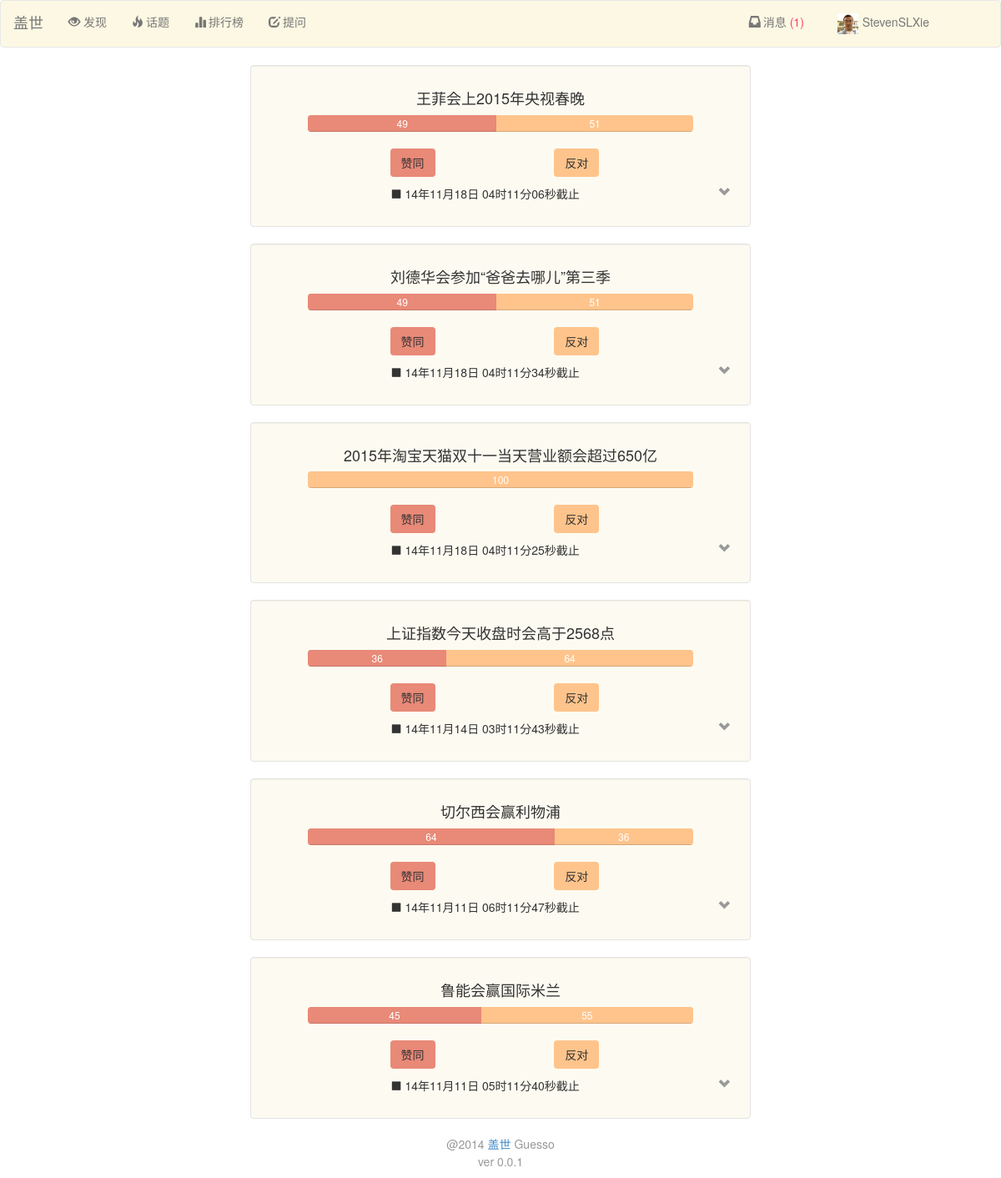
/home (signed in), run on an earlier commit of the app's database.
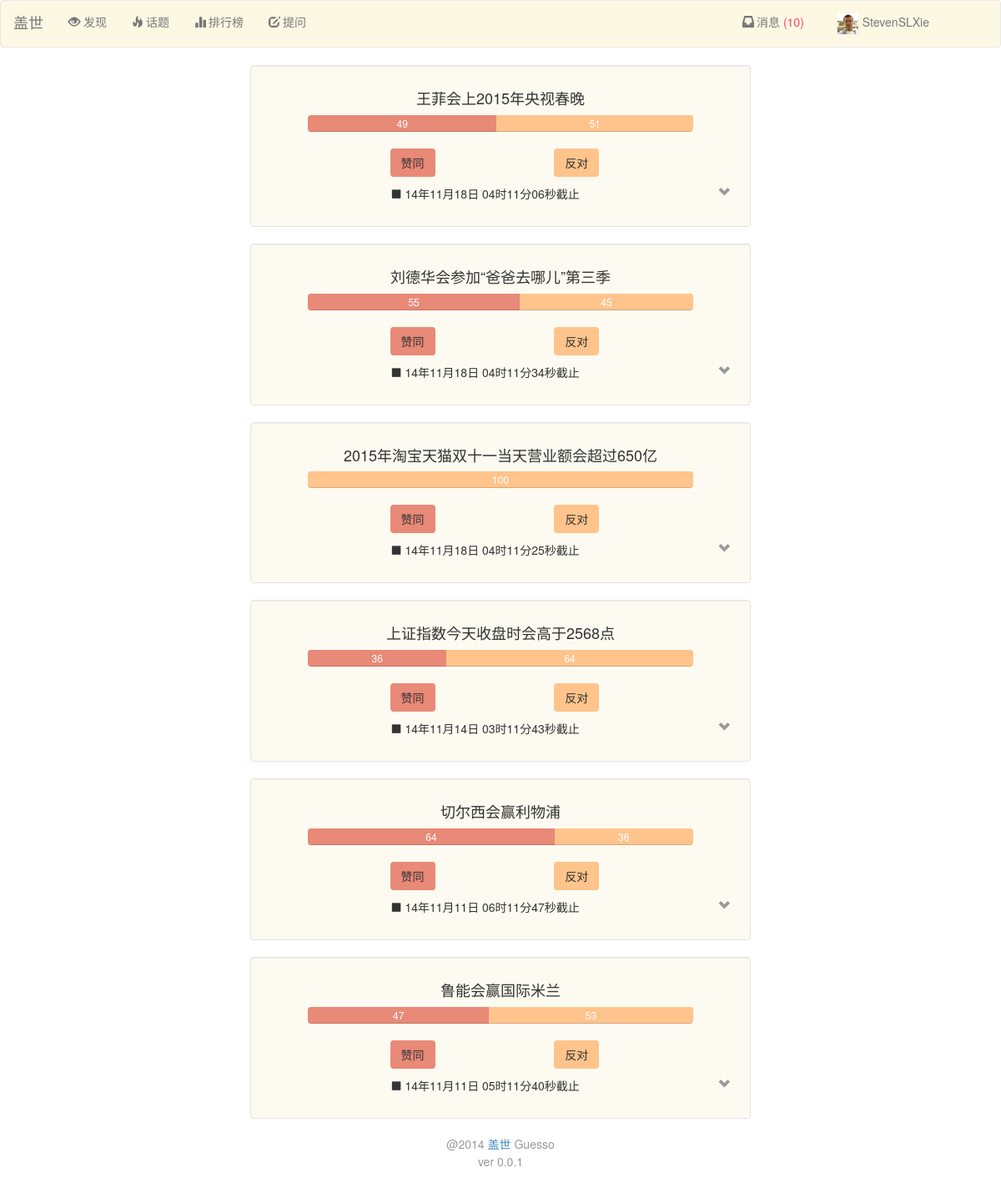
And on a later commit of the database.
### Guess/models.py (models this page shows)
class Game(models.Model):
	headline = models.TextField()
	begin = models.DateTimeField(auto_now_add=True)
	expire = models.DateTimeField()
	name_home = models.CharField(max_length=30)
	price_home = models.IntegerField(default=50)
	num_home = models.IntegerField(default=0)
	name_away = models.CharField(max_length=30)
	price_away = models.IntegerField(default=50)
	num_away = models.IntegerField(default=0)
	outcome = models.BooleanField(default=False)   # True means home wins and vice versa
	ended = models.BooleanField(default=False)
	event = models.IntegerField()
	is_primary = models.IntegerField(default=0)
	game_tag = models.ManyToManyField(GameTag)
	class Meta:
		ordering = ('expire',)

### Guess/views.py (the view)
# urls.py: url(r'^home$', 'Guess.views.home', name='home'),
def home(request):
	return render_main(request, 'home')

### Guess/views.py (called while the page is built)
def render_main(request, url, game_type=None):
	if not request.user.is_authenticated():
		return redirect(reverse('login'))
	if game_type is None:
		temps = Game.objects.filter(ended=False).order_by('-event','-is_primary')
	else:
		temps = Game.objects.filter(ended=False, game_tag__tag=game_type).order_by('-event', '-is_primary')
	gamess = game_choose_and_sort(temps)
	cur_person = Person.objects.get(user=request.user)
	if request.method == 'POST':
		if 'marked_all_as_read' in request.POST:
			marked_all_as_read(cur_person)
		for cur_game in temps:
			accept_bet(request, cur_person, cur_game)
		return redirect(reverse(url)+'#success')
	else:
		para = {}
		para['gamess'] = gamess
		para = encap_para(para, cur_person)
		return render(request, 'home.html', para)

def game_choose_and_sort(temps):
	gamess = []
	games = []
	flag = 0
	for p in temps:
		if flag == 0:
			event = p.event
			flag = 1
		elif p.event != event:
			event = p.event
			gamess.append(games)
			games = []
		games.append(p)
	gamess.append(games)
	return gamess

def find_unread(person):
	return Message.objects.filter(owner=person, read=False)

### Guess/templates/home.html (shortened to what this page needs)
{% load bootstrap3 %}
{% load profile_tag %}
{% include "nav_bar.html" %}
<body>
    <div class="col-md-6 col-md-offset-3">
    </div>
    {% for games in gamess %}
    <div class="well well-frame-c1 col-md-6 col-md-offset-3">
    {% for game in games %}
    {% if forloop.first %}
    <div class = "row">
        <div class="col-md-10 col-md-offset-1">
            <h4 class="text-center">{{ game.headline }}</h4>
            <div class="progress">
                <div class="progress-bar progress-bar-c1" style="width: {{ game.price_home }}%">{{ game.price_home }}</div>
                <div class="progress-bar progress-bar-c2" style="width: {{ game.price_away }}%">{{ game.price_away }}</div>
            </div>
        </div>
    </div>
    <div class="row">
        <form method="POST">
             <div class="col-md-1 col-md-offset-3 spacer"><input class="btn progress-bar-c1" type="submit" value='赞同' name="h:{{ game.pk }}" onclick="on_submit(event)"/></div>
             <div class="col-md-1 col-md-offset-3 spacer"><input class="btn progress-bar-c2" type="submit" value='反对' name="a:{{ game.pk }}" onclick="on_submit(event)"/></div>
             <p class="col-md-8 col-md-offset-3"><i class="glyphicon glyphicon-stop"></i> {{ game.expire | date:"y年m月d日 h时m分s秒" }}截止</p>
             <div class="col-xs-1 col-sm-1 col-md-1 col-lg-1 dropdown-user"  data-for=".{{ game.pk }}">
                    <i class="glyphicon glyphicon-chevron-down text-muted"></i>
             </div>
                                        {% endif %}
    {% endfor %}
        </form>
    </div>
    </div>
    {% endfor %}
    {% include "footer.html" %}
</body>

### Guess/templates/nav_bar.html (shortened to what this page needs)
<head>
    <link href='static/bootstrap/css/bootstrap.min.css' rel='stylesheet'>
</head>
<nav class="navbar navbar-default nav-frame-c" role="navigation">
  <div class="container-fluid">
    <div class="navbar-header">
      <a class="navbar-brand" href="{% url 'home' %}">盖世</a>
    </div>
    <div class="collapse navbar-collapse" id="bs-example-navbar-collapse-1">
      <ul class="nav navbar-nav">
        <li><a href="{% url 'home' %}"><i class="glyphicon glyphicon-eye-open"></i> 发现</a></li>
        <li id="tag_list" class="dropdown">
            <a id="tags" href="" class="dropdown-toggle" data-toggle="dropdown"><i class="glyphicon glyphicon-fire" style="margin-right: 3px;"></i>话题</a>
        </li>
        <li><a href="{% url 'leaderboard' %}"><i class="glyphicon glyphicon-stats" style="margin-right: 3px;"></i>排行榜</a></li>
        <li><a href="{% url 'proposal' %}"><i class="glyphicon glyphicon-edit" style="margin-right: 3px;"></i>提问</a></li>
      </ul>
      <ul class="nav navbar-nav navbar-right" style="margin-right: 40px;">
        <li id="notify_list" class="dropdown" style="margin-right: 10px;">
            {% if unread == 0 %}
            <a id="notifications" href="#" class="dropdown-toggle" data-toggle="dropdown"><i class="glyphicon glyphicon-inbox" style="margin-right: 3px;"></i>消息</a>
            {% else %}
            <a id="notifications" href="#" class="dropdown-toggle" data-toggle="dropdown"><i class="glyphicon glyphicon-inbox" style="margin-right: 3px;"></i>消息<span class="unread"> ({{ unread }})</span></a>
            {% endif %}
        </li>
        <li id='dropdown_list' class="dropdown">
          <a id="account_dropdown" href="#" class="dropdown-toggle" data-toggle="dropdown"> <img src="/static/images/{{ person.photo.url }} " style="width: 25px; height: 25px; margin-right: 5px; margin-bottom: 0px;margin-top: 0px;"/>{{ person.user.username }}</a>
        </li>
      </ul>
    </div>
  </div>
</nav>

What changed in the data, as far as the page shows it:
changed Game "刘德华会参加“爸爸去哪儿”第三季": price_home "49" → "55"; price_away "51" → "45"
changed Game "鲁能会赢国际米兰": price_home "45" → "47"; price_away "55" → "53"
Also different on the page:
{{ unread }}: "1" → "10"
